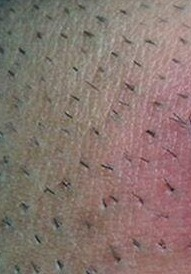
#> input picture Samples/Sample1.jpeg, 191 x 274 px, found by its file name
$ python CannyThresholdFinder.py
#> lines starting #> are read from the running program, lines starting #| are printed output that depends on the picture
import numpy as np
import cv2

def nothing():
    pass

cv2.namedWindow("Canny Threshold")
cv2.createTrackbar("Lower", "Canny Threshold", 20, 300, nothing)
cv2.createTrackbar("Upper", "Canny Threshold", 30, 300, nothing)

path = r"C:\Users\Kerem Ozben\Documents\GitHub\HairRootDetection\Samples\Sample1.jpeg"
img = cv2.imread(path)
#> img is the input picture: shape (274, 191, 3); mean B, G, R 110.9, 117.4, 135.8

while True:

    lower = cv2.getTrackbarPos("Lower", "Canny Threshold")
    upper = cv2.getTrackbarPos("Upper", "Canny Threshold")

    gray = cv2.cvtColor(img, cv2.COLOR_BGR2GRAY)
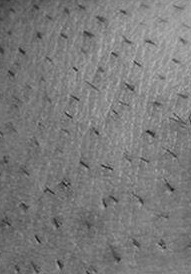
#> gray: shape (274, 191); min 17, max 192, mean 122.2
    blurred = cv2.GaussianBlur(gray, (7, 7), 0)

    #cont_bright = cv2.convertScaleAbs(gray, alpha = alpha, beta = beta)
    #gray = cv2.cvtColor(cont_bright, cv2.COLOR_BGR2GRAY)


#> (the run stopped early here; a loop or call above may not have finished)
